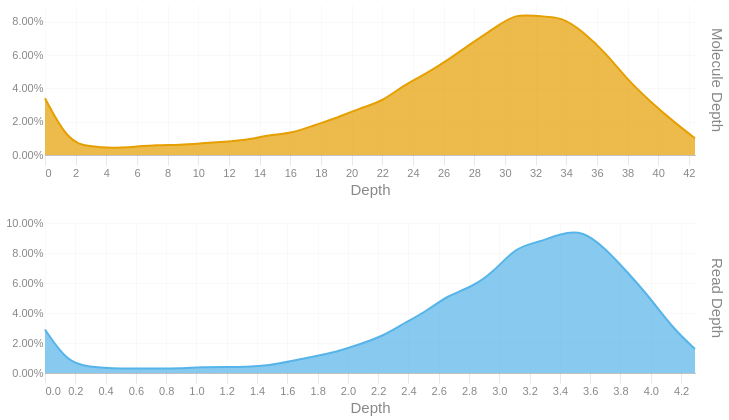

This figure's notebook cell:
### Code cell
readdep = depth_hist(tb['Read Depth'], q99, 3)
readdep = readdep.with_columns(pl.lit('Read Depth').alias('Metric'))
if not SKIPLR:
    moldep = depth_hist(tb['Molecule Depth'], mol_q99, 1)
    moldep = moldep.with_columns(pl.lit('Molecule Depth').alias('Metric'))
    _hist = pl.concat([readdep, moldep])
    _hist = _hist.filter(pl.col('Proportion') != 0)
    with SafeRender(_hist):
        (
            alt.Chart(_hist)        
            .mark_area(interpolate = "basis")
            .encode(
                x=alt.X('Bin:Q').scale(domainMin=0).axis(alt.Axis(title='Depth')),
                y = alt.Y('Proportion:Q', title = None).axis(format = '.2%'),
                color = alt.Color('Metric:N').legend(None),
                row = alt.Row("Metric:N").header(title = None, labelOrient = 'right'),
                tooltip = [
                    alt.Tooltip("Metric:N", title = "Metric"),
                    alt.Tooltip('Interval:N', title = "Depth Interval"),
                    alt.Tooltip('Proportion:Q', title = "% Alignments").format('.2%')
                ]
            )
            .resolve_scale(x='independent', y='independent')
            .properties(
                height = 150, width = 650,
                usermeta={'embedOptions': {'downloadFileName': f'{samplename}.depth.hist'}}
            )
        ).display()
else:
    readdep = readdep.filter(pl.col('Proportion') != 0)
    with SafeRender(readdep):
        (
            alt.Chart(readdep)        
            .mark_area(interpolate = "basis")
            .encode(
                x=alt.X('Bin:Q').scale(domainMin=0).axis(alt.Axis(title='Depth')),
                y = alt.Y('Proportion:Q', title = None).axis(format = '.2%'),
                tooltip = [
                    alt.Tooltip('Interval:N', title = "Depth Interval"),
                    alt.Tooltip('Proportion:Q', title = "% Alignments").format('.2%')
                ]
            )
            .properties(
                usermeta={'embedOptions': {'downloadFileName': f'{samplename}.depth.hist'}}
            )
        ).display()

### Figure 1 — Vega-Lite specification as saved in the notebook (floating-point values rounded to 4 significant figures)
{"width": 650, "height": 150, "config": {"title": {"anchor": "start", "dy": -15, "fontSize": 18, "color": "#888888", "subtitleColor": "#888888", "subtitleFontSize": 14}, "arc": {"fill": "#0072B2"}, "axis": {"domainColor": "#888888", "domainWidth": 0.5, "gridWidth": 0.2, "grid": false, "titleFontWeight": 400, "titleFontSize": 15, "labelFontSize": 11, "labelColor": "#888888", "tickColor": "#888888", "tickWidth": 0.2, "titleColor": "#888888"}, "axisBand": {"grid": false}, "axisX": {"grid": true, "tickSize": 10, "domainCap": "round"}, "axisY": {"domain": false, "grid": true, "tickSize": 0, "domainCap": "round"}, "background": "transparent", "header": {"labelFontSize": 15, "labelColor": "#888888", "titleFontSize": 15, "titleFontWeight": 600, "titleColor": "#888888"}, "legend": {"labelFont": "sans-serif", "labelFontSize": 12, "labelColor": "#888888", "symbolSize": 100, "symbolType": "circle", "titleFontSize": 12, "titlePadding": 10, "titleColor": "#888888", "title": null}, "range": {"category": ["#E69F00", "#56B4E9", "#009E73", "#F0E442", "#0072B2", "#D55E00", "#CC79A7", "#000000"], "diverging": ["#cfe8f3", "#a2d4ec", "#73bfe2", "#46abdb", "#1696d2", "#12719e"]}, "area": {"fill": "#0072B2", "fillOpacity": 0.7, "line": true, "strokeOpacity": 0.7}, "line": {"color": "#0072B2", "stroke": "#0072B2", "strokeWidth": 2}, "trail": {"color": "#0072B2", "stroke": "#0072B2", "strokeWidth": 0, "size": 1}, "point": {"filled": true, "fillOpacity": 1.0, "size": 95}, "text": {"color": "#888888", "fontSize": 11, "align": "right", "fontWeight": 400, "size": 11}, "bar": {"fill": "#0072B2", "stroke": null}, "view": {"stroke": null, "continuousWidth": 660, "continuousHeight": 400}}, "data": {"name": "data-3280aaac22800b69c39c8d3a0ba12eb1"}, "mark": {"type": "area", "interpolate": "basis"}, "encoding": {"color": {"field": "Metric", "legend": null, "type": "nominal"}, "row": {"field": "Metric", "header": {"title": null, "labelOrient": "right"}, "type": "nominal"}, "tooltip": [{"field": "Metric", "title": "Metric", "type": "nominal"}, {"field": "Interval", "title": "Depth Interval", "type": "nominal"}, {"field": "Proportion", "format": ".2%", "title": "% Alignments", "type": "quantitative"}], "x": {"axis": {"title": "Depth"}, "field": "Bin", "scale": {"domainMin": 0}, "type": "quantitative"}, "y": {"axis": {"format": ".2%"}, "field": "Proportion", "title": null, "type": "quantitative"}}, "resolve": {"scale": {"x": "independent", "y": "independent"}}, "usermeta": {"embedOptions": {"downloadFileName": "S6_Musquodoboit_1551.depth.hist"}}, "$schema": "https://vega.github.io/schema/vega-lite/v6.1.0.json", "datasets": {"data-3280aaac22800b69c39c8d3a0ba12eb1": [{"Bin": 0.0, "Interval": "0.0-0.148", "Proportion": 0.029, "Metric": "Read Depth"}, {"Bin": 0.148, "Interval": "0.148-0.296", "Proportion": 0.007, "Metric": "Read Depth"}, {"Bin": 0.296, "Interval": "0.296-0.444", "Proportion": 0.004, "Metric": "Read Depth"}, {"Bin": 0.444, "Interval": "0.444-0.592", "Proportion": 0.003, "Metric": "Read Depth"}, {"Bin": 0.592, "Interval": "0.592-0.74", "Proportion": 0.003, "Metric": "Read Depth"}, {"Bin": 0.74, "Interval": "0.74-0.888", "Proportion": 0.003, "Metric": "Read Depth"}, {"Bin": 0.888, "Interval": "0.888-1.036", "Proportion": 0.003, "Metric": "Read Depth"}, {"Bin": 1.036, "Interval": "1.036-1.184", "Proportion": 0.004, "Metric": "Read Depth"}, {"Bin": 1.184, "Interval": "1.184-1.332", "Proportion": 0.004, "Metric": "Read Depth"}, {"Bin": 1.332, "Interval": "1.332-1.48", "Proportion": 0.004, "Metric": "Read Depth"}, {"Bin": 1.48, "Interval": "1.48-1.628", "Proportion": 0.005, "Metric": "Read Depth"}, {"Bin": 1.628, "Interval": "1.628-1.776", "Proportion": 0.008, "Metric": "Read Depth"}, {"Bin": 1.776, "Interval": "1.776-1.924", "Proportion": 0.011, "Metric": "Read Depth"}, {"Bin": 1.924, "Interval": "1.924-2.072", "Proportion": 0.014, "Metric": "Read Depth"}, {"Bin": 2.072, "Interval": "2.072-2.22", "Proportion": 0.019, "Metric": "Read Depth"}, {"Bin": 2.22, "Interval": "2.22-2.368", "Proportion": 0.024, "Metric": "Read Depth"}, {"Bin": 2.368, "Interval": "2.368-2.516", "Proportion": 0.033, "Metric": "Read Depth"}, {"Bin": 2.516, "Interval": "2.516-2.664", "Proportion": 0.041, "Metric": "Read Depth"}, {"Bin": 2.664, "Interval": "2.664-2.812", "Proportion": 0.052, "Metric": "Read Depth"}, {"Bin": 2.812, "Interval": "2.812-2.96", "Proportion": 0.057, "Metric": "Read Depth"}, {"Bin": 2.96, "Interval": "2.96-3.108", "Proportion": 0.067, "Metric": "Read Depth"}, {"Bin": 3.108, "Interval": "3.108-3.256", "Proportion": 0.084, "Metric": "Read Depth"}, {"Bin": 3.256, "Interval": "3.256-3.404", "Proportion": 0.087, "Metric": "Read Depth"}, {"Bin": 3.404, "Interval": "3.404-3.552", "Proportion": 0.093, "Metric": "Read Depth"}, {"Bin": 3.552, "Interval": "3.552-3.7", "Proportion": 0.095, "Metric": "Read Depth"}, {"Bin": 3.7, "Interval": "3.7-3.848", "Proportion": 0.083, "Metric": "Read Depth"}, {"Bin": 3.848, "Interval": "3.848-3.996", "Proportion": 0.067, "Metric": "Read Depth"}, {"Bin": 3.996, "Interval": "3.996-4.144", "Proportion": 0.05, "Metric": "Read Depth"}, {"Bin": 4.144, "Interval": "4.144-4.292", "Proportion": 0.03, "Metric": "Read Depth"}, {"Bin": 4.292, "Interval": "4.292-4.44", "Proportion": 0.016, "Metric": "Read Depth"}, {"Bin": 0.0, "Interval": "0.0-1.5", "Proportion": 0.034, "Metric": "Molecule Depth"}, {"Bin": 1.5, "Interval": "1.5-2.9", "Proportion": 0.008, "Metric": "Molecule Depth"}, {"Bin": 2.9, "Interval": "2.9-4.4", "Proportion": 0.005, "Metric": "Molecule Depth"}, {"Bin": 4.4, "Interval": "4.4-5.9", "Proportion": 0.004, "Metric": "Molecule Depth"}, {"Bin": 5.9, "Interval": "5.9-7.3", "Proportion": 0.005, "Metric": "Molecule Depth"}, {"Bin": 7.3, "Interval": "7.3-8.8", "Proportion": 0.006, "Metric": "Molecule Depth"}, {"Bin": 8.8, "Interval": "8.8-10.2", "Proportion": 0.006, "Metric": "Molecule Depth"}, {"Bin": 10.2, "Interval": "10.2-11.7", "Proportion": 0.007, "Metric": "Molecule Depth"}, {"Bin": 11.7, "Interval": "11.7-13.2", "Proportion": 0.008, "Metric": "Molecule Depth"}, {"Bin": 13.2, "Interval": "13.2-14.6", "Proportion": 0.009, "Metric": "Molecule Depth"}, {"Bin": 14.6, "Interval": "14.6-16.1", "Proportion": 0.012, "Metric": "Molecule Depth"}, {"Bin": 16.1, "Interval": "16.1-17.6", "Proportion": 0.013, "Metric": "Molecule Depth"}, {"Bin": 17.6, "Interval": "17.6-19.0", "Proportion": 0.018, "Metric": "Molecule Depth"}, {"Bin": 19.0, "Interval": "19.0-20.5", "Proportion": 0.022, "Metric": "Molecule Depth"}, {"Bin": 20.5, "Interval": "20.5-22.0", "Proportion": 0.028, "Metric": "Molecule Depth"}, {"Bin": 22.0, "Interval": "22.0-23.4", "Proportion": 0.032, "Metric": "Molecule Depth"}, {"Bin": 23.4, "Interval": "23.4-24.9", "Proportion": 0.042, "Metric": "Molecule Depth"}, {"Bin": 24.9, "Interval": "24.9-26.3", "Proportion": 0.049, "Metric": "Molecule Depth"}, {"Bin": 26.3, "Interval": "26.3-27.8", "Proportion": 0.057, "Metric": "Molecule Depth"}, {"Bin": 27.8, "Interval": "27.8-29.3", "Proportion": 0.067, "Metric": "Molecule Depth"}, {"Bin": 29.3, "Interval": "29.3-30.7", "Proportion": 0.076, "Metric": "Molecule Depth"}, {"Bin": 30.7, "Interval": "30.7-32.2", "Proportion": 0.085, "Metric": "Molecule Depth"}, {"Bin": 32.2, "Interval": "32.2-33.7", "Proportion": 0.083, "Metric": "Molecule Depth"}, {"Bin": 33.7, "Interval": "33.7-35.1", "Proportion": 0.083, "Metric": "Molecule Depth"}, {"Bin": 35.1, "Interval": "35.1-36.6", "Proportion": 0.074, "Metric": "Molecule Depth"}, {"Bin": 36.6, "Interval": "36.6-38.0", "Proportion": 0.061, "Metric": "Molecule Depth"}, {"Bin": 38.0, "Interval": "38.0-39.5", "Proportion": 0.045, "Metric": "Molecule Depth"}, {"Bin": 39.5, "Interval": "39.5-41.0", "Proportion": 0.032, "Metric": "Molecule Depth"}, {"Bin": 41.0, "Interval": "41.0-42.4", "Proportion": 0.02, "Metric": "Molecule Depth"}, {"Bin": 42.4, "Interval": "42.4-43.9", "Proportion": 0.01, "Metric": "Molecule Depth"}]}}
